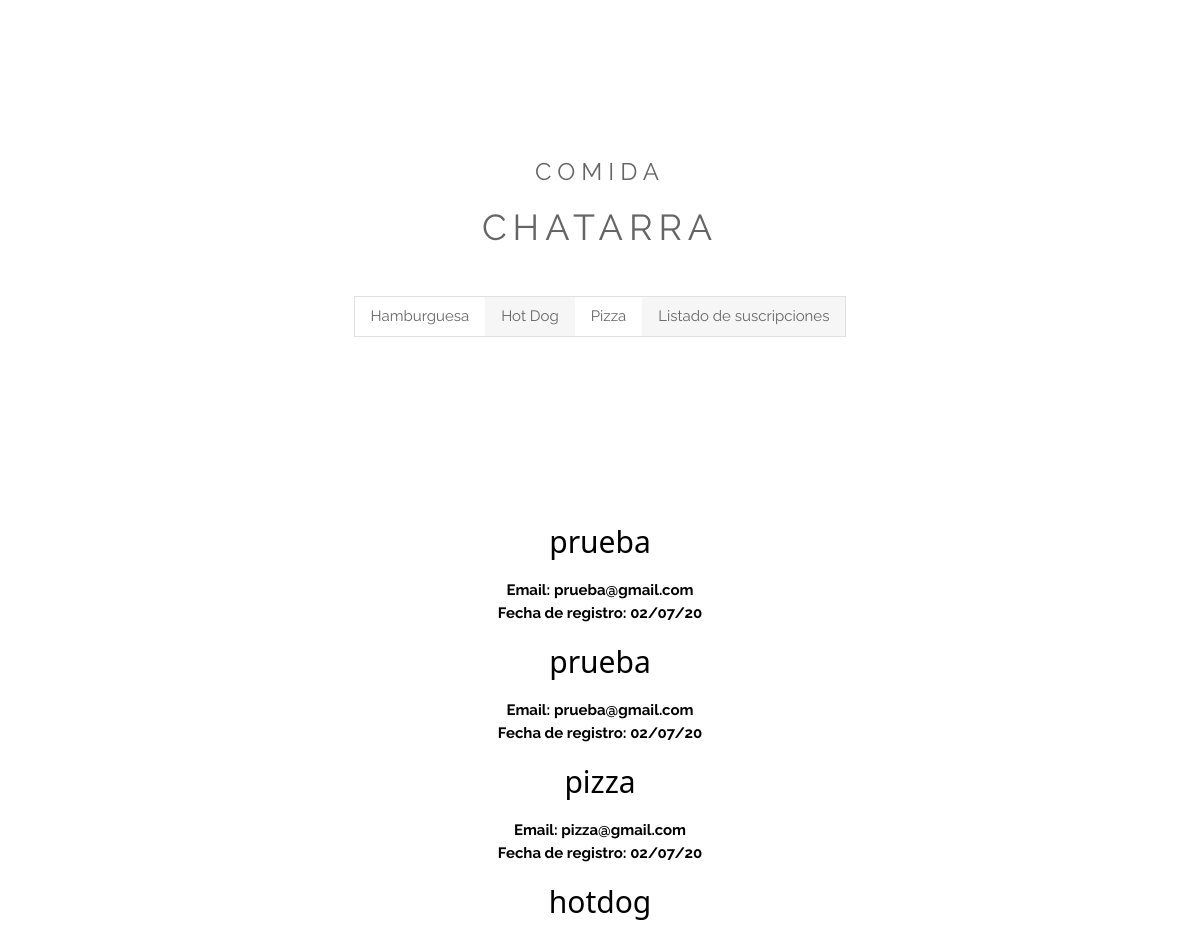
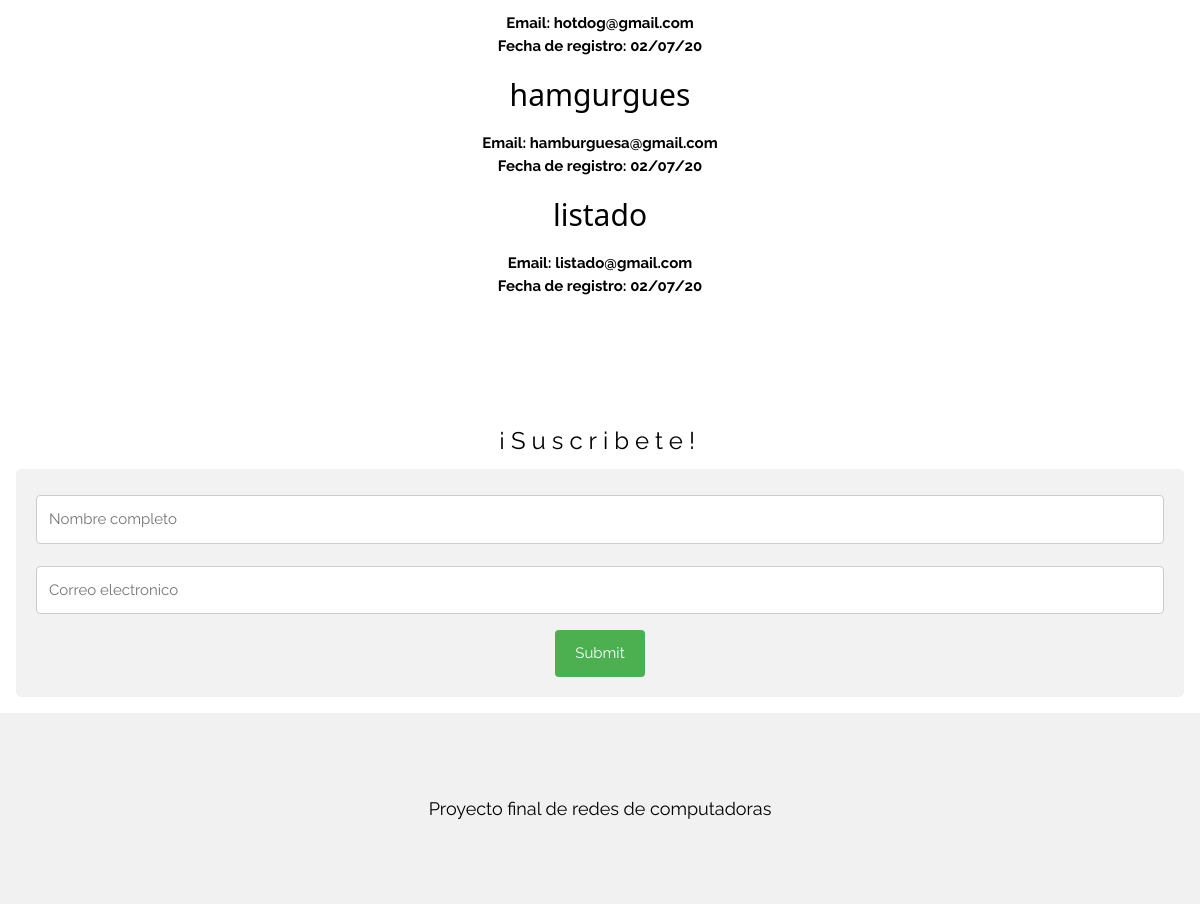
Screenshot of /listado.php with the database file from the repository (2 pictures, top to bottom).
### tables this page shows
CREATE TABLE `datos` (
  `id` int(9) NOT NULL,
  `nombre` varchar(50) NOT NULL,
  `email` varchar(50) NOT NULL,
  `fecha_reg` varchar(50) NOT NULL
);

### mostrar_listado.php (the view, shortened to what this page needs)
<?php
$inc = include("con_db.php");
if($inc){
    $consulta = "SELECT * FROM datos";
    $resultado = mysqli_query($conex,$consulta);
    if($resultado){
        while($row = $resultado->fetch_array()){
            $nombre =$row['nombre'];
            $email = $row['email'];
            $fechareg = $row['fecha_reg'];
            ?>
            <div>
                <h2> <?php echo $nombre; ?></h2>
                <div>
                    <p>
                        <b> Email: <?php echo $email; ?> </b> <br>
                        <b>Fecha de registro: <?php echo $fechareg; ?> </b> <br>
                    </p>
                </div>
            </div>
            <?php
        }
    }
}
?>

### listado.php (shortened to what this page needs)
<!DOCTYPE html>
<html>
  <link rel="stylesheet" href="style.css" />
  <link
    rel="stylesheet"
    href="https://cdnjs.cloudflare.com/ajax/libs/font-awesome/4.7.0/css/font-awesome.min.css"
  />
  <body>
    <div class="w3-content" style="max-width: 1500px;">
      <header
        class="w3-panel w3-center w3-opacity"
        style="padding: 128px 16px;"
      >
      <h1 class="w3-xlarge">COMIDA</h1>
      <h1>CHATARRA</h1>
        <div class="w3-padding-32">
          <div class="w3-bar w3-border">
          <a href="index.php" class="w3-bar-item w3-button">Hamburguesa</a>
            <a href="hotdog.php" class="w3-bar-item w3-button w3-light-grey"
              >Hot Dog</a
            >
            <a href="pizza.php" class="w3-bar-item w3-button">Pizza</a>
            <a href="listado.php" class="w3-bar-item w3-button w3-light-grey"
              >Listado de suscripciones</a>
          </div>
        </div>
      </header>
      <div class=" w3-center " >
        <?php
            include("mostrar_listado.php");
        ?>
      </div>
      <div class="w3-content w3-panel w3-center " style="max-width: 1500px; padding-top:100px;">
        <h1 class="w3-xlarge">¡Suscribete!</h1>
        <div class="container">
          <form method="post">
            <input type="text" name="name" placeholder="Nombre completo">
            <input type="email"  name="email" placeholder="Correo electronico">
            <input type="submit" name="register">
          </form>
        </div>
      </div>
    </div>
    <footer class="w3-container w3-padding-64 w3-light-grey w3-center w3-large">
      <p>
        Proyecto final de redes de computadoras
      </p>
    </footer>
  </body>
</html>

### style.css (style rules this page uses)
input[type=text], select, textarea { width: 100%; padding: 12px; border: 1px solid #ccc; border-radius: 4px; box-sizing: border-box; margin-top: 6px; margin-bottom: 16px; resize: vertical; }
input[type=email], select, textarea { width: 100%; padding: 12px; border: 1px solid #ccc; border-radius: 4px; box-sizing: border-box; margin-top: 6px; margin-bottom: 16px; resize: vertical; }
input[type=submit] { background-color: #4CAF50; color: white; padding: 12px 20px; border: none; border-radius: 4px; cursor: pointer; }
.container { border-radius: 5px; background-color: #f2f2f2; padding: 20px; }
html { box-sizing:border-box }
*,*:before,*:after { box-sizing:inherit }
html { -ms-text-size-adjust:100%;-webkit-text-size-adjust:100% }
body { margin:0 }
article,aside,details,figcaption,figure,footer,header,main,menu,nav,section { display:block }
a { background-color:transparent }
b,strong { font-weight:bolder }
button,input,select,textarea,optgroup { font:inherit;margin:0 }
button,input { overflow:visible }
button,[type=button],[type=reset],[type=submit] { -webkit-appearance:button }
html,body { font-family:Verdana,sans-serif;font-size:15px;line-height:1.5 }
html { overflow-x:hidden }
h1 { font-size:36px }
h2 { font-size:30px }
h1,h2,h3,h4,h5,h6 { font-family:"Segoe UI",Arial,sans-serif;font-weight:400;margin:10px 0 }
a { color:inherit }
.w3-btn,.w3-button { border:none;display:inline-block;padding:8px 16px;vertical-align:middle;overflow:hidden;text-decoration:none;color:inherit;background-color:inherit;text-align:center;cursor:pointer;white-space:nowrap }
.w3-btn,.w3-button { -webkit-touch-callout:none;-webkit-user-select:none;-khtml-user-select:none;-moz-user-select:none;-ms-user-select:none;user-select:none }
.w3-bar { width:100%;overflow:hidden }
.w3-center .w3-bar { display:inline-block;width:auto }
.w3-bar .w3-bar-item { padding:8px 16px;float:left;width:auto;border:none;display:block;outline:0 }
.w3-bar .w3-button { white-space:normal }
.w3-container:after,.w3-container:before,.w3-panel:after,.w3-panel:before,.w3-row:after,.w3-row:before,.w3-row-padding:after,.w3-row-padding:before, .w3-cell-row:before,.w3-cell-row:after,.w3-clear:after,.w3-clear:before,.w3-bar:before,.w3-bar:after { content:"";display:table;clear:both }
.w3-content,.w3-auto { margin-left:auto;margin-right:auto }
.w3-content { max-width:980px }
.w3-container,.w3-panel { padding:0.01em 16px }
.w3-panel { margin-top:16px;margin-bottom:16px }
.w3-opacity,.w3-hover-opacity:hover { opacity:0.60 }
.w3-large { font-size:18px!important }
.w3-xlarge { font-size:24px!important }
.w3-center { text-align:center!important }
.w3-border { border:1px solid #ccc!important }
.w3-padding-32 { padding-top:32px!important;padding-bottom:32px!important }
.w3-padding-64 { padding-top:64px!important;padding-bottom:64px!important }
.w3-light-grey,.w3-hover-light-grey:hover,.w3-light-gray,.w3-hover-light-gray:hover { color:#000!important;background-color:#f1f1f1!important }

### listado.php (style rules this page uses)
body, h1 { font-family: "Raleway", Arial, sans-serif; }
h1 { letter-spacing: 6px; }

### rows the page displays
datos: nombre "prueba", email "prueba@gmail.com", fecha_reg "02/07/20"
datos: nombre "prueba", email "prueba@gmail.com", fecha_reg "02/07/20"
datos: nombre "pizza", email "pizza@gmail.com", fecha_reg "02/07/20"
datos: nombre "hotdog", email "hotdog@gmail.com", fecha_reg "02/07/20"
datos: nombre "hamgurgues", email "hamburguesa@gmail.com", fecha_reg "02/07/20"
datos: nombre "listado", email "listado@gmail.com", fecha_reg "02/07/20"
